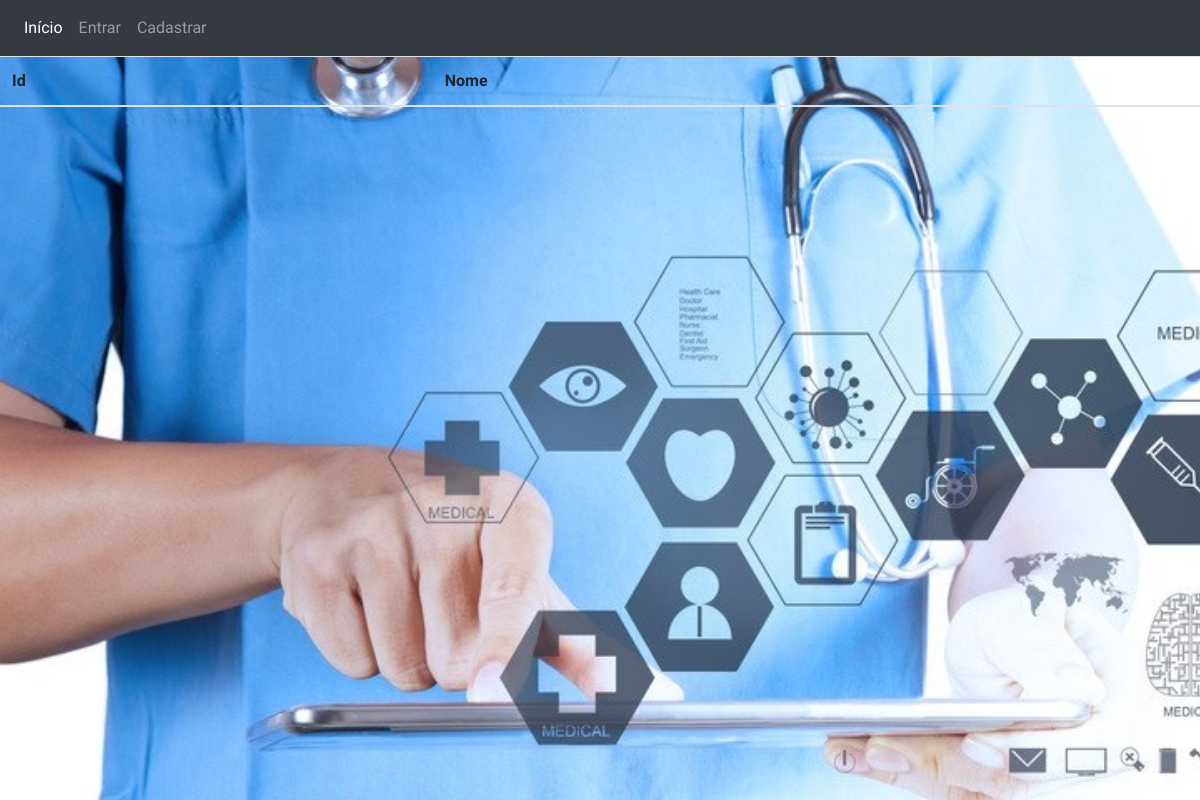
Page /divulga/list_health_service/ on the earlier database version.
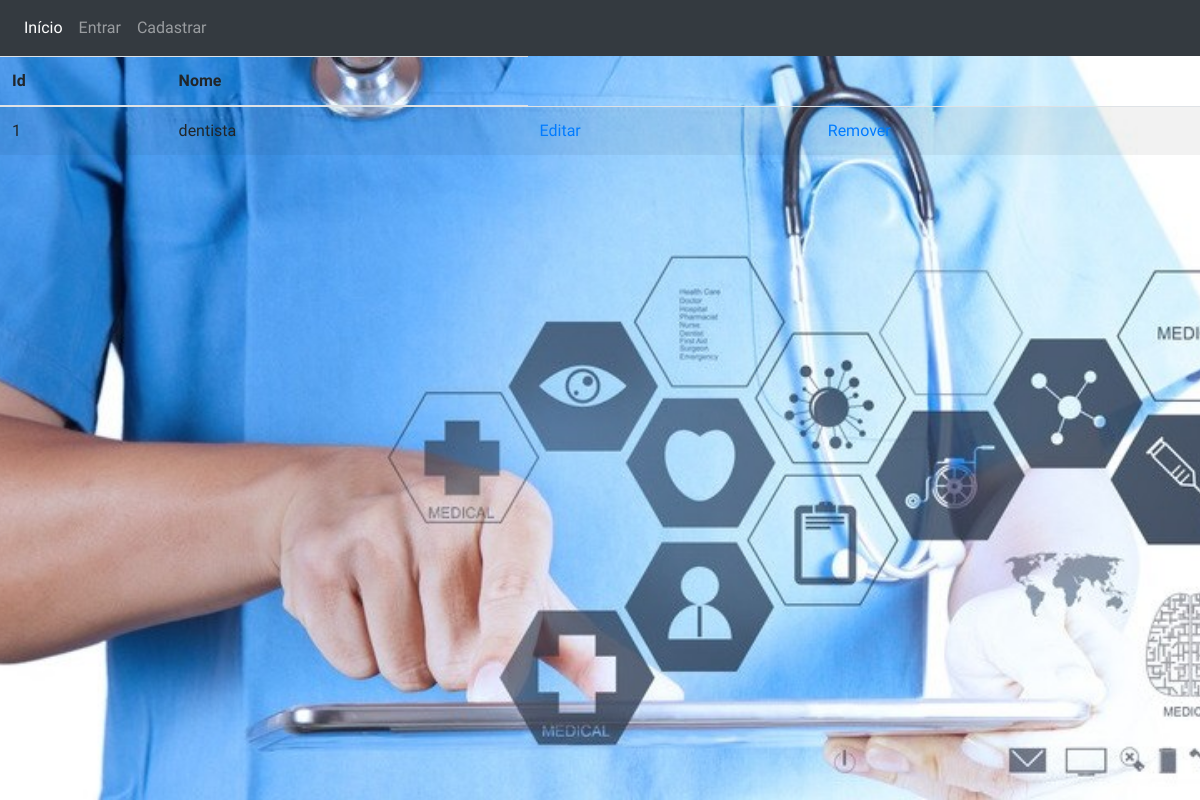
Same page on the later database version.
### divulga/models.py (models this page shows)
class CommunityAction(PolymorphicModel):
    name = models.CharField(max_length=50, null=False)
    start_date = models.DateTimeField()
    close_date = models.DateTimeField()
    description = models.CharField(max_length=500, null=False)
    def __str__(self):
        return self.name

class HealthService(CommunityAction):
    start_hour = models.TimeField()
    close_hour = models.TimeField()

class CommunityAction(PolymorphicModel):
    name = models.CharField(max_length=50, null=False)
    start_date = models.DateTimeField()
    close_date = models.DateTimeField()
    description = models.CharField(max_length=500, null=False)
    def __str__(self):
        return self.name

### divulga/views.py (the view)
def list_health_service(request):
    health_services = HealthService.objects.all()
    return render(request, 'list_health_service.html', {"health_services": health_services})

### divulga/templates/list_health_service.html (shortened to what this page needs)
{% extends 'base.html' %}
{% load crispy_forms_tags %}
{% block content%}
<table class="table table-striped">
    <thead>
      <tr>
        <th>Id</th>
        <th>Nome</th>
      </tr>
    </thead>
    <tbody>
	{% for health_service in health_services %}
	<tr>
            <td>{{health_service.id}}</td>
            <td>{{health_service}}</td>
	    <td><a href="{% url 'edit_health_service' health_service.id %}" class="glyphicon glyphicon-pencil">Editar</a></td>
	    <td><a href="{% url 'delete_health_service' health_service.id %}" class="glyphicon glyphicon-trash">Remover</a></td>
	</tr>
	{% endfor %}
    </tbody>
  </table>
{% endblock content %}

Differences in the rows shown:
added HealthService: id "1", name "dentista"
